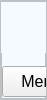
     <widget class="QFrame" name="ContainerEsq">
      <property name="sizePolicy">
       <sizepolicy hsizetype="Expanding" vsizetype="Expanding">
        <horstretch>0</horstretch>
        <verstretch>0</verstretch>
       </sizepolicy>
      </property>
      <property name="minimumSize">
       <size>
        <width>0</width>
        <height>0</height>
       </size>
      </property>
      <property name="maximumSize">
       <size>
        <width>47</width>
        <height>16777215</height>
       </size>
      </property>
      <property name="whatsThis">
       <string>&lt;html&gt;&lt;head/&gt;&lt;body&gt;&lt;p&gt;QPushButton:hover{&lt;/p&gt;&lt;p&gt;	background-color: rgb(172, 213, 241);&lt;/p&gt;&lt;p&gt;	border-top-left-radius: 8px;&lt;/p&gt;&lt;p&gt;	border-bottom-left-radius: 8px;&lt;/p&gt;&lt;p&gt;}&lt;/p&gt;&lt;p&gt;QPushButton:pressed{&lt;/p&gt;&lt;p&gt;	background-color: rgb(172, 213, 241);&lt;/p&gt;&lt;p&gt;	border-right: 1.5px solid gray;&lt;/p&gt;&lt;p&gt;	border-bottom: 1.5px solid gray;&lt;/p&gt;&lt;p&gt;	border-bottom-right-radius: 8px;&lt;/p&gt;&lt;p&gt;}&lt;/p&gt;&lt;p&gt;&lt;br/&gt;&lt;/p&gt;&lt;p&gt;&lt;br/&gt;&lt;/p&gt;&lt;p&gt;QPushButton{&lt;/p&gt;&lt;p&gt;	Color: rgb(0, 0, 0);&lt;/p&gt;&lt;p&gt;	text-align: left;&lt;/p&gt;&lt;p&gt;	padding: 5px;&lt;/p&gt;&lt;p&gt;}&lt;/p&gt;&lt;/body&gt;&lt;/html&gt;</string>
      </property>
      <property name="styleSheet">
       <string notr="true">QFrame{
	background-color :rgb(244, 250, 255);
}
QPushButton:hover{
	background-color: rgb(172, 213, 241);
	border-top-left-radius: 8px;
	border-bottom-left-radius: 8px;
}
QPushButton:pressed{
	background-color: rgb(172, 213, 241);
	border-right: 1.5px solid gray;
	border-bottom: 1.5px solid gray;
	border-bottom-right-radius: 8px;
}


QPushButton{
	Color: rgb(0, 0, 0);
	text-align: left;
	padding: 5px;
}</string>
      </property>
      <property name="frameShape">
       <enum>QFrame::StyledPanel</enum>
      </property>
      <property name="frameShadow">
       <enum>QFrame::Raised</enum>
      </property>
      <layout class="QVBoxLayout" name="verticalLayout_4">
       <property name="spacing">
        <number>0</number>
       </property>
       <property name="leftMargin">
        <number>0</number>
       </property>
       <property name="topMargin">
        <number>0</number>
       </property>
       <property name="rightMargin">
        <number>0</number>
       </property>
       <property name="bottomMargin">
        <number>0</number>
       </property>
       <item>
        <widget class="QFrame" name="frame_11">
         <property name="maximumSize">
          <size>
           <width>300</width>
           <height>16777215</height>
          </size>
         </property>
         <property name="styleSheet">
          <string notr="true">QFrame{
	background-color :rgb(244, 250, 255);
}
QToolBox{
  text-align: left;
	background-color: rgb(244, 250, 255);
}
QToolBox::tab{
	border-radius: 4px;
	background-color: rgb(228, 243, 255)
}</string>
         </property>
         <property name="frameShape">
          <enum>QFrame::StyledPanel</enum>
         </property>
         <property name="frameShadow">
          <enum>QFrame::Raised</enum>
         </property>
         <widget class="QWidget" name="layoutWidget">
          <property name="geometry">
           <rect>
            <x>0</x>
            <y>0</y>
            <width>96</width>
            <height>53</height>
           </rect>
          </property>
          <layout class="QHBoxLayout" name="horizontalLayout_5">
           <item>
            <widget class="QLabel" name="label_7">
             <property name="minimumSize">
              <size>
               <width>48</width>
               <height>51</height>
              </size>
             </property>
             <property name="maximumSize">
              <size>
               <width>48</width>
               <height>51</height>
              </size>
             </property>
             <property name="whatsThis">
              <string>&lt;html&gt;&lt;head/&gt;&lt;body&gt;&lt;p&gt;&lt;br/&gt;&lt;/p&gt;&lt;/body&gt;&lt;/html&gt;</string>
             </property>
             <property name="text">
              <string>&lt;html&gt;&lt;head/&gt;&lt;body&gt;&lt;p&gt;&lt;img src=&quot;:/icons/icones/Refriparts 1.png&quot;/&gt;&lt;/p&gt;&lt;p&gt;&lt;br/&gt;&lt;/p&gt;&lt;/body&gt;&lt;/html&gt;</string>
             </property>
            </widget>
           </item>
           <item>
            <spacer name="horizontalSpacer_2">
             <property name="orientation">
              <enum>Qt::Horizontal</enum>
             </property>
             <property name="sizeHint" stdset="0">
              <size>
               <width>40</width>
               <height>20</height>
              </size>
             </property>
            </spacer>
           </item>
          </layout>
         </widget>
         <widget class="QWidget" name="layoutWidget">
          <property name="geometry">
           <rect>
            <x>1</x>
            <y>61</y>
            <width>229</width>
            <height>247</height>
           </rect>
          </property>
          <layout class="QVBoxLayout" name="verticalLayout_3">
           <item>
            <widget class="QPushButton" name="bt_menu2">
             <property name="minimumSize">
              <size>
               <width>0</width>
               <height>30</height>
              </size>
             </property>
             <property name="font">
              <font>
               <pointsize>12</pointsize>
              </font>
             </property>
             <property name="cursor">
              <cursorShape>PointingHandCursor</cursorShape>
             </property>
             <property name="styleSheet">
              <string notr="true"/>
             </property>
             <property name="text">
              <string>   Menu</string>
             </property>
             <property name="icon">
              <iconset resource="Icons_.qrc">
               <normaloff>:/icons/icones/menu.png</normaloff>:/icons/icones/menu.png</iconset>
             </property>
             <property name="iconSize">
              <size>
               <width>25</width>
               <height>25</height>
              </size>
             </property>
             <property name="checkable">
              <bool>false</bool>
             </property>
             <property name="checked">
              <bool>false</bool>
             </property>
             <property name="autoRepeat">
              <bool>false</bool>
             </property>
             <property name="autoExclusive">
              <bool>false</bool>
             </property>
             <property name="autoDefault">
              <bool>false</bool>
             </property>
             <property name="default">
              <bool>false</bool>
             </property>
             <property name="flat">
              <bool>false</bool>
             </property>
            </widget>
           </item>
           <item>
            <widget class="QPushButton" name="bt_home">
             <property name="minimumSize">
              <size>
               <width>0</width>
               <height>30</height>
              </size>
             </property>
             <property name="font">
              <font>
               <pointsize>12</pointsize>
              </font>
             </property>
             <property name="cursor">
              <cursorShape>PointingHandCursor</cursorShape>
             </property>
             <property name="styleSheet">
              <string notr="true"/>
             </property>
             <property name="text">
              <string>   Inicio</string>
             </property>
             <property name="icon">
              <iconset resource="Icons_.qrc">
               <normaloff>:/icons/icones/home-_1_.png</normaloff>:/icons/icones/home-_1_.png</iconset>
             </property>
             <property name="iconSize">
              <size>
               <width>25</width>
               <height>25</height>
              </size>
             </property>
             <property name="checkable">
              <bool>false</bool>
             </property>
             <property name="checked">
              <bool>false</bool>
             </property>
             <property name="autoRepeat">
              <bool>false</bool>
             </property>
             <property name="autoExclusive">
              <bool>false</bool>
             </property>
             <property name="autoDefault">
              <bool>false</bool>
             </property>
             <property name="default">
              <bool>false</bool>
             </property>
             <property name="flat">
              <bool>false</bool>
             </property>
            </widget>
           </item>
           <item>
            <widget class="QPushButton" name="bt_Cadastrar">
             <property name="minimumSize">
              <size>
               <width>0</width>
               <height>30</height>
              </size>
             </property>
             <property name="font">
              <font>
               <pointsize>12</pointsize>
              </font>
             </property>
             <property name="cursor">
              <cursorShape>PointingHandCursor</cursorShape>
             </property>
             <property name="styleSheet">
              <string notr="true">QPushButton{
text-align: left;

}</string>
             </property>
             <property name="text">
              <string>   Cadastrar Produtos</string>
             </property>
             <property name="icon">
              <iconset resource="Icons_.qrc">
               <normaloff>:/icons/icones/edit.png</normaloff>:/icons/icones/edit.png</iconset>
             </property>
             <property name="iconSize">
              <size>
               <width>25</width>
               <height>25</height>
              </size>
             </property>
             <property name="checkable">
              <bool>false</bool>
             </property>
             <property name="autoExclusive">
              <bool>false</bool>
             </property>
            </widget>
           </item>
           <item>
            <widget class="QPushButton" name="bt_PesquisarProdutos">
             <property name="minimumSize">
              <size>
               <width>0</width>
               <height>30</height>
              </size>
             </property>
             <property name="font">
              <font>
               <pointsize>12</pointsize>
              </font>
             </property>
             <property name="cursor">
              <cursorShape>PointingHandCursor</cursorShape>
             </property>
             <property name="styleSheet">
              <string notr="true"/>
             </property>
             <property name="text">
              <string>   Pesquisar produtos</string>
             </property>
             <property name="icon">
              <iconset resource="Icons_.qrc">
               <normaloff>:/icons/icones/search.png</normaloff>:/icons/icones/search.png</iconset>
             </property>
             <property name="iconSize">
              <size>
               <width>25</width>
               <height>25</height>
              </size>
             </property>
             <property name="checkable">
              <bool>false</bool>
             </property>
             <property name="autoExclusive">
              <bool>false</bool>
             </property>
            </widget>
           </item>
           <item>
            <widget class="QPushButton" name="bt_comparativo">
             <property name="minimumSize">
              <size>
               <width>0</width>
               <height>30</height>
              </size>
             </property>
             <property name="sizeIncrement">
              <size>
               <width>0</width>
               <height>0</height>
              </size>
             </property>
             <property name="font">
              <font>
               <pointsize>12</pointsize>
              </font>
             </property>
             <property name="cursor">
              <cursorShape>PointingHandCursor</cursorShape>
             </property>
             <property name="text">
              <string>   Comparar Valores</string>
             </property>
             <property name="icon">
              <iconset resource="Icons_.qrc">
               <normaloff>:/icons/icones/dollar-sign.png</normaloff>:/icons/icones/dollar-sign.png</iconset>
             </property>
             <property name="iconSize">
              <size>
               <width>25</width>
               <height>25</height>
              </size>
             </property>
             <property name="checkable">
              <bool>false</bool>
             </property>
             <property name="autoExclusive">
              <bool>false</bool>
             </property>
            </widget>
           </item>
           <item>
            <widget class="QPushButton" name="bt_Sobre">
             <property name="minimumSize">
              <size>
               <width>0</width>
               <height>30</height>
              </size>
             </property>
             <property name="sizeIncrement">
              <size>
               <width>0</width>
               <height>0</height>
              </size>
             </property>
             <property name="font">
              <font>
               <pointsize>12</pointsize>
              </font>
             </property>
             <property name="cursor">
              <cursorShape>PointingHandCursor</cursorShape>
             </property>
             <property name="text">
              <string>   Sobre</string>
             </property>
             <property name="icon">
              <iconset resource="Icons_.qrc">
               <normaloff>:/icons/icones/help-circle-_1_.png</normaloff>:/icons/icones/help-circle-_1_.png</iconset>
             </property>
             <property name="iconSize">
              <size>
               <width>25</width>
               <height>25</height>
              </size>
             </property>
             <property name="checkable">
              <bool>false</bool>
             </property>
             <property name="autoExclusive">
              <bool>false</bool>
             </property>
            </widget>
           </item>
          </layout>
         </widget>
        </widget>
       </item>
      </layout>
     </widget>
